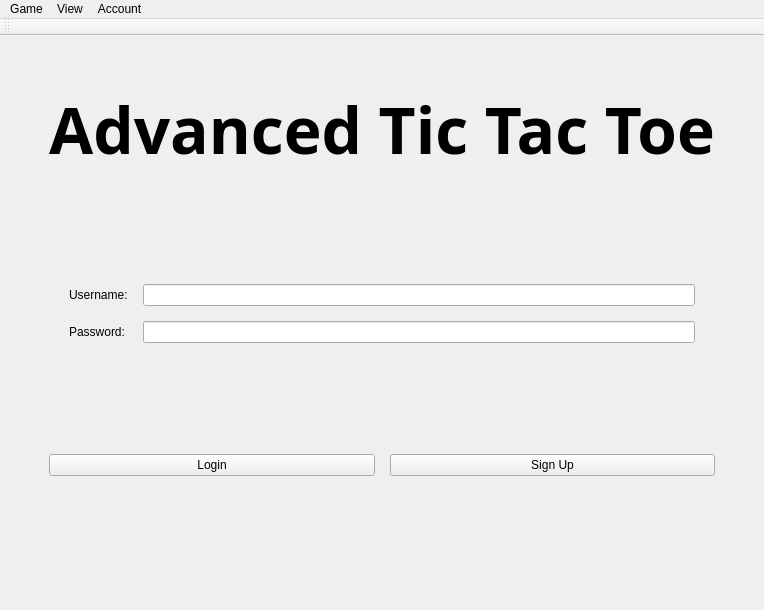
<?xml version="1.0" encoding="UTF-8"?>
<ui version="4.0">
 <class>MainWindow</class>
 <widget class="QMainWindow" name="MainWindow">
  <property name="geometry">
   <rect>
    <x>0</x>
    <y>0</y>
    <width>500</width>
    <height>600</height>
   </rect>
  </property>
  <property name="windowTitle">
   <string>Advanced Tic Tac Toe</string>
  </property>
  <widget class="QWidget" name="centralwidget">
   <layout class="QVBoxLayout" name="verticalLayout_main">
    <item>
     <widget class="QStackedWidget" name="stackedWidget">
      <property name="currentIndex">
       <number>0</number>
      </property>
      <widget class="QWidget" name="loginWidget">
       <layout class="QVBoxLayout" name="verticalLayout_login">
        <property name="leftMargin">
         <number>40</number>
        </property>
        <property name="topMargin">
         <number>40</number>
        </property>
        <property name="rightMargin">
         <number>40</number>
        </property>
        <property name="bottomMargin">
         <number>40</number>
        </property>
        <item>
         <widget class="QLabel" name="titleLabel_login">
          <property name="minimumSize">
           <size>
            <width>0</width>
            <height>60</height>
           </size>
          </property>
          <property name="font">
           <font>
            <family>Press Start 2P</family>
            <pointsize>48</pointsize>
            <weight>75</weight>
            <bold>true</bold>
           </font>
          </property>
          <property name="text">
           <string>Advanced Tic Tac Toe</string>
          </property>
          <property name="alignment">
           <set>Qt::AlignCenter</set>
          </property>
         </widget>
        </item>
        <item>
         <spacer name="verticalSpacer_login_1">
          <property name="orientation">
           <enum>Qt::Vertical</enum>
          </property>
          <property name="sizeHint" stdset="0">
           <size>
            <width>20</width>
            <height>30</height>
           </size>
          </property>
         </spacer>
        </item>
        <item>
         <widget class="QWidget" name="formWidget">
          <layout class="QFormLayout" name="formLayout">
           <property name="horizontalSpacing">
            <number>15</number>
           </property>
           <property name="verticalSpacing">
            <number>15</number>
           </property>
           <property name="leftMargin">
            <number>20</number>
           </property>
           <property name="topMargin">
            <number>20</number>
           </property>
           <property name="rightMargin">
            <number>20</number>
           </property>
           <property name="bottomMargin">
            <number>20</number>
           </property>
           <item row="0" column="0">
            <widget class="QLabel" name="label_username">
             <property name="text">
              <string>Username:</string>
             </property>
            </widget>
           </item>
           <item row="0" column="1">
            <widget class="QLineEdit" name="usernameInput"/>
           </item>
           <item row="1" column="0">
            <widget class="QLabel" name="label_password">
             <property name="text">
              <string>Password:</string>
             </property>
            </widget>
           </item>
           <item row="1" column="1">
            <widget class="QLineEdit" name="passwordInput">
             <property name="echoMode">
              <enum>QLineEdit::Password</enum>
             </property>
            </widget>
           </item>
          </layout>
         </widget>
        </item>
        <item>
         <spacer name="verticalSpacer_login_2">
          <property name="orientation">
           <enum>Qt::Vertical</enum>
          </property>
          <property name="sizeHint" stdset="0">
           <size>
            <width>20</width>
            <height>20</height>
           </size>
          </property>
         </spacer>
        </item>
        <item>
         <layout class="QHBoxLayout" name="buttonLayout_login">
          <property name="spacing">
           <number>15</number>
          </property>
          <item>
           <widget class="QPushButton" name="loginButton">
            <property name="minimumSize">
             <size>
              <width>120</width>
              <height>0</height>
             </size>
            </property>
            <property name="text">
             <string>Login</string>
            </property>
           </widget>
          </item>
          <item>
           <widget class="QPushButton" name="signupButton">
            <property name="minimumSize">
             <size>
              <width>120</width>
              <height>0</height>
             </size>
            </property>
            <property name="text">
             <string>Sign Up</string>
            </property>
           </widget>
          </item>
         </layout>
        </item>
        <item>
         <spacer name="verticalSpacer_login_3">
          <property name="orientation">
           <enum>Qt::Vertical</enum>
          </property>
          <property name="sizeHint" stdset="0">
           <size>
            <width>20</width>
            <height>40</height>
           </size>
          </property>
         </spacer>
        </item>
       </layout>
      </widget>
      <widget class="QWidget" name="gameWidget">
       <layout class="QVBoxLayout" name="verticalLayout_game">
        <item>
         <widget class="QLabel" name="statusLabel">
          <property name="minimumSize">
           <size>
            <width>0</width>
            <height>60</height>
           </size>
          </property>
          <property name="font">
           <font>
            <family>Press Start 2P</family>
            <pointsize>28</pointsize>
            <weight>75</weight>
            <bold>true</bold>
           </font>
          </property>
          <property name="text">
           <string>Player X's turn</string>
          </property>
          <property name="alignment">
           <set>Qt::AlignCenter</set>
          </property>
         </widget>
        </item>
        <item>
         <widget class="QLabel" name="difficultyLabel">
          <property name="minimumSize">
           <size>
            <width>0</width>
            <height>40</height>
           </size>
          </property>
          <property name="font">
           <font>
            <family>Press Start 2P</family>
            <pointsize>18</pointsize>
            <weight>75</weight>
            <bold>true</bold>
           </font>
          </property>
          <property name="text">
           <string/>
          </property>
          <property name="alignment">
           <set>Qt::AlignCenter</set>
          </property>
         </widget>
        </item>
        <item>
         <widget class="QWidget" name="boardWidget">
          <layout class="QGridLayout" name="boardLayout">
           <property name="spacing">
            <number>10</number>
           </property>
           <item row="0" column="0">
            <widget class="QPushButton" name="boardButtons_0_0">
             <property name="sizePolicy">
              <sizepolicy hsizetype="Fixed" vsizetype="Fixed">
               <horstretch>0</horstretch>
               <verstretch>0</verstretch>
              </sizepolicy>
             </property>
             <property name="minimumSize">
              <size>
               <width>120</width>
               <height>120</height>
              </size>
             </property>
             <property name="text">
              <string/>
             </property>
            </widget>
           </item>
           <item row="0" column="1">
            <widget class="QPushButton" name="boardButtons_0_1">
             <property name="sizePolicy">
              <sizepolicy hsizetype="Fixed" vsizetype="Fixed">
               <horstretch>0</horstretch>
               <verstretch>0</verstretch>
              </sizepolicy>
             </property>
             <property name="minimumSize">
              <size>
               <width>120</width>
               <height>120</height>
              </size>
             </property>
             <property name="text">
              <string/>
             </property>
            </widget>
           </item>
           <item row="0" column="2">
            <widget class="QPushButton" name="boardButtons_0_2">
             <property name="sizePolicy">
              <sizepolicy hsizetype="Fixed" vsizetype="Fixed">
               <horstretch>0</horstretch>
               <verstretch>0</verstretch>
              </sizepolicy>
             </property>
             <property name="minimumSize">
              <size>
               <width>120</width>
               <height>120</height>
              </size>
             </property>
             <property name="text">
              <string/>
             </property>
            </widget>
           </item>
           <item row="1" column="0">
            <widget class="QPushButton" name="boardButtons_1_0">
             <property name="sizePolicy">
              <sizepolicy hsizetype="Fixed" vsizetype="Fixed">
               <horstretch>0</horstretch>
               <verstretch>0</verstretch>
              </sizepolicy>
             </property>
             <property name="minimumSize">
              <size>
               <width>120</width>
               <height>120</height>
              </size>
             </property>
             <property name="text">
              <string/>
             </property>
            </widget>
           </item>
           <item row="1" column="1">
            <widget class="QPushButton" name="boardButtons_1_1">
             <property name="sizePolicy">
              <sizepolicy hsizetype="Fixed" vsizetype="Fixed">
               <horstretch>0</horstretch>
               <verstretch>0</verstretch>
              </sizepolicy>
             </property>
             <property name="minimumSize">
              <size>
               <width>120</width>
               <height>120</height>
              </size>
             </property>
             <property name="text">
              <string/>
             </property>
            </widget>
           </item>
           <item row="1" column="2">
            <widget class="QPushButton" name="boardButtons_1_2">
             <property name="sizePolicy">
              <sizepolicy hsizetype="Fixed" vsizetype="Fixed">
               <horstretch>0</horstretch>
               <verstretch>0</verstretch>
              </sizepolicy>
             </property>
             <property name="minimumSize">
              <size>
               <width>120</width>
               <height>120</height>
              </size>
             </property>
             <property name="text">
              <string/>
             </property>
            </widget>
           </item>
           <item row="2" column="0">
            <widget class="QPushButton" name="boardButtons_2_0">
             <property name="sizePolicy">
              <sizepolicy hsizetype="Fixed" vsizetype="Fixed">
               <horstretch>0</horstretch>
               <verstretch>0</verstretch>
              </sizepolicy>
             </property>
             <property name="minimumSize">
              <size>
               <width>120</width>
               <height>120</height>
              </size>
             </property>
             <property name="text">
              <string/>
             </property>
            </widget>
           </item>
           <item row="2" column="1">
            <widget class="QPushButton" name="boardButtons_2_1">
             <property name="sizePolicy">
              <sizepolicy hsizetype="Fixed" vsizetype="Fixed">
               <horstretch>0</horstretch>
               <verstretch>0</verstretch>
              </sizepolicy>
             </property>
             <property name="minimumSize">
              <size>
               <width>120</width>
               <height>120</height>
              </size>
             </property>
             <property name="text">
              <string/>
             </property>
            </widget>
           </item>
           <item row="2" column="2">
            <widget class="QPushButton" name="boardButtons_2_2">
             <property name="sizePolicy">
              <sizepolicy hsizetype="Fixed" vsizetype="Fixed">
               <horstretch>0</horstretch>
               <verstretch>0</verstretch>
              </sizepolicy>
             </property>
             <property name="minimumSize">
              <size>
               <width>120</width>
               <height>120</height>
              </size>
             </property>
             <property name="text">
              <string/>
             </property>
            </widget>
           </item>
          </layout>
         </widget>
        </item>
        <item>
         <layout class="QHBoxLayout" name="gameControlLayout">
          <property name="spacing">
           <number>15</number>
          </property>
          <item>
           <widget class="QPushButton" name="newGameButtonUI">
            <property name="minimumSize">
             <size>
              <width>120</width>
              <height>0</height>
             </size>
            </property>
            <property name="text">
             <string>New Game</string>
            </property>
           </widget>
          </item>
          <item>
           <widget class="QPushButton" name="playAIButtonUI">
            <property name="minimumSize">
             <size>
              <width>120</width>
              <height>0</height>
             </size>
            </property>
            <property name="text">
             <string>Play vs AI</string>
            </property>
           </widget>
          </item>
          <item>
           <widget class="QPushButton" name="playHumanButtonUI">
            <property name="minimumSize">
             <size>
              <width>120</width>
              <height>0</height>
             </size>
            </property>
            <property name="text">
             <string>Play vs Human</string>
            </property>
           </widget>
          </item>
          <item>
           <widget class="QPushButton" name="viewHistoryButtonUI">
            <property name="minimumSize">
             <size>
              <width>120</width>
              <height>0</height>
             </size>
            </property>
            <property name="text">
             <string>View History</string>
            </property>
           </widget>
          </item>
          <item>
           <widget class="QPushButton" name="logoutButtonUI">
            <property name="minimumSize">
             <size>
              <width>120</width>
              <height>0</height>
             </size>
            </property>
            <property name="text">
             <string>Logout</string>
            </property>
           </widget>
          </item>
         </layout>
        </item>
       </layout>
      </widget>
      <widget class="QWidget" name="historyWidget">
       <layout class="QVBoxLayout" name="verticalLayout_history">
        <property name="leftMargin">
         <number>20</number>
        </property>
        <property name="topMargin">
         <number>20</number>
        </property>
        <property name="rightMargin">
         <number>20</number>
        </property>
        <property name="bottomMargin">
         <number>20</number>
        </property>
        <item>
         <widget class="QLabel" name="titleLabel_history">
          <property name="minimumSize">
           <size>
            <width>0</width>
            <height>60</height>
           </size>
          </property>
          <property name="font">
           <font>
            <family>Press Start 2P</family>
            <pointsize>38</pointsize>
            <weight>75</weight>
            <bold>true</bold>
           </font>
          </property>
          <property name="text">
           <string>Game History</string>
          </property>
          <property name="alignment">
           <set>Qt::AlignCenter</set>
          </property>
         </widget>
        </item>
        <item>
         <spacer name="verticalSpacer_history_1">
          <property name="orientation">
           <enum>Qt::Vertical</enum>
          </property>
          <property name="sizeHint" stdset="0">
           <size>
            <width>20</width>
            <height>12</height>
           </size>
          </property>
         </spacer>
        </item>
        <item>
         <widget class="QTableView" name="historyTableView"/>
        </item>
        <item>
         <spacer name="verticalSpacer_history_2">
          <property name="orientation">
           <enum>Qt::Vertical</enum>
          </property>
          <property name="sizeHint" stdset="0">
           <size>
            <width>20</width>
            <height>12</height>
           </size>
          </property>
         </spacer>
        </item>
        <item>
         <widget class="QPushButton" name="backButton_history">
          <property name="minimumSize">
           <size>
            <width>150</width>
            <height>0</height>
           </size>
          </property>
          <property name="text">
           <string>Back to Game</string>
          </property>
         </widget>
        </item>
       </layout>
      </widget>
     </widget>
    </item>
   </layout>
  </widget>
  <widget class="QMenuBar" name="menubar">
   <property name="geometry">
    <rect>
     <x>0</x>
     <y>0</y>
     <width>500</width>
     <height>22</height>
    </rect>
   </property>
   <widget class="QMenu" name="menuGame">
    <property name="title">
     <string>Game</string>
    </property>
    <addaction name="actionNew_Game"/>
    <addaction name="actionPlay_vs_AI"/>
    <addaction name="actionPlay_vs_Human"/>
   </widget>
   <widget class="QMenu" name="menuView">
    <property name="title">
     <string>View</string>
    </property>
    <addaction name="actionView_History"/>
   </widget>
   <widget class="QMenu" name="menuAccount">
    <property name="title">
     <string>Account</string>
    </property>
    <addaction name="actionLogout"/>
   </widget>
   <addaction name="menuGame"/>
   <addaction name="menuView"/>
   <addaction name="menuAccount"/>
  </widget>
  <widget class="QToolBar" name="toolBar">
   <property name="windowTitle">
    <string>toolBar</string>
   </property>
   <attribute name="toolBarArea">
    <enum>TopToolBarArea</enum>
   </attribute>
   <attribute name="toolBarBreak">
    <bool>false</bool>
   </attribute>
   <!-- No addaction tags here anymore -->
  </widget>
  <action name="actionNew_Game">
   <property name="text">
    <string>New Game</string>
   </property>
  </action>
  <action name="actionView_History">
   <property name="text">
    <string>View History</string>
   </property>
  </action>
  <action name="actionPlay_vs_AI">
   <property name="text">
    <string>Play vs AI</string>
   </property>
  </action>
  <action name="actionPlay_vs_Human">
   <property name="text">
    <string>Play vs Human</string>
   </property>
  </action>
  <action name="actionLogout">
   <property name="text">
    <string>Logout</string>
   </property>
  </action>
 </widget>
 <resources/>
 <connections/>
</ui>
